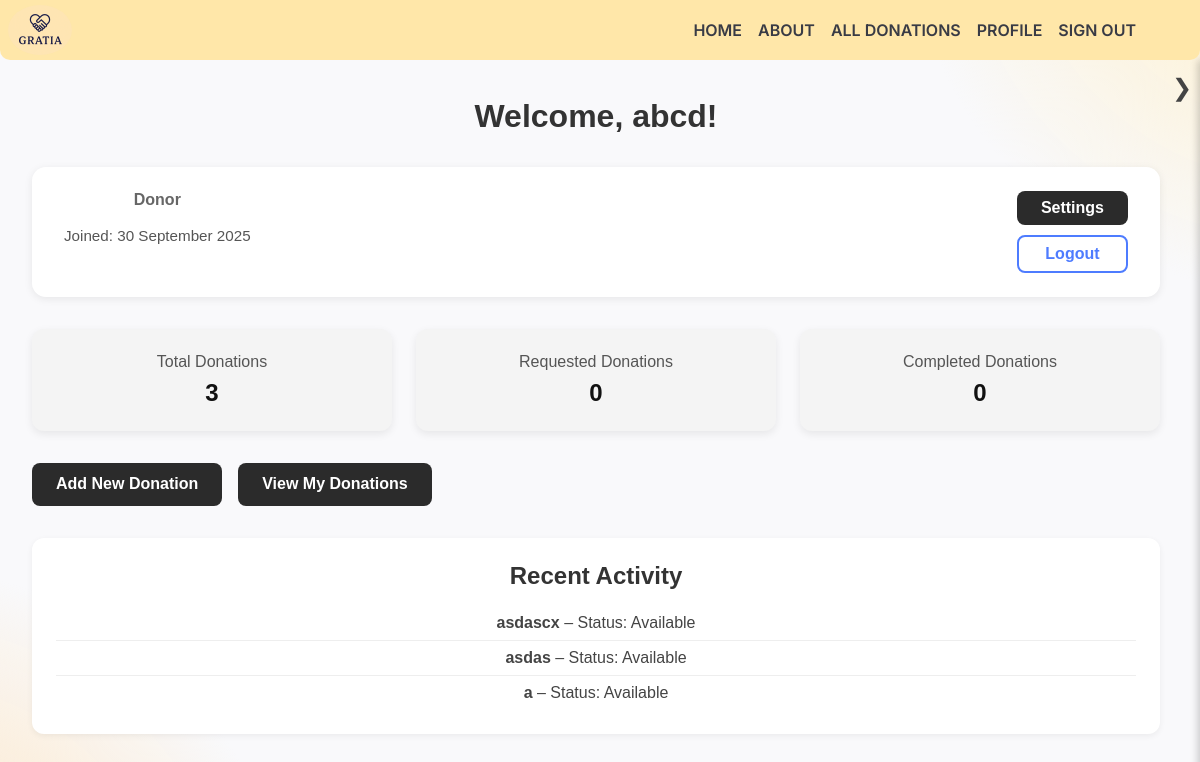
The page /dashboard (signed in) on the database as committed earlier.
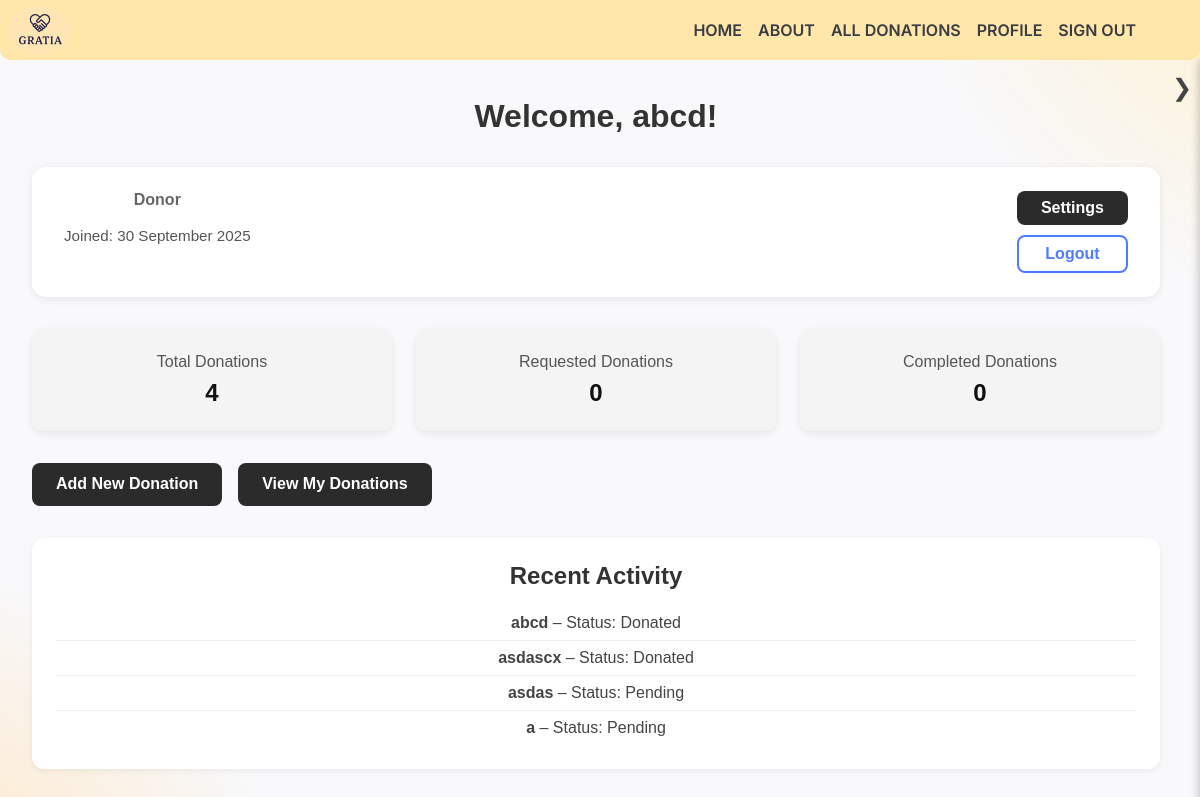
The same page on the database as committed later.
### tables this page shows
CREATE TABLE "Donations" (
    donation_id INTEGER PRIMARY KEY AUTOINCREMENT,
    donor_id TEXT,
    items TEXT,
    category TEXT,
    status TEXT DEFAULT 'Available',
    "date_donated" DATETIME DEFAULT CURRENT_TIMESTAMP, Image_URL TEXT, recipient_id TEXT, claimed_by TEXT DEFAULT NULL, review TEXT,
    FOREIGN KEY (donor_id) REFERENCES Users(user_id)
);

### main.py (the view, shortened to what this page needs)
@app.route("/dashboard")
@login_required
def dashboard():
    db = get_db()
    user = current_user()
    if user.role == "Donor":
        stats = db.execute(
            """
            SELECT
                COUNT(*) AS total_donations,
                SUM(CASE WHEN status = 'Requested' THEN 1 ELSE 0 END) AS requested_donations,
                SUM(CASE WHEN status = 'Completed' THEN 1 ELSE 0 END) AS Completed_donations
            FROM Donations
            WHERE donor_id = ?
            """,
            (user.user_id,),
        ).fetchone()
        recent = db.execute(
            """
            SELECT items, COALESCE(status, 'Available') AS status
            FROM Donations
            WHERE donor_id = ?
            ORDER BY donation_id DESC
            LIMIT 5
            """,
            (user.user_id,),
        ).fetchall()
    creation_str = ""
    try:
        dt = datetime.strptime(user.creation_date.strip(), "%d/%m/%y %H:%M:%S")
        creation_str = dt.strftime("%d %B %Y")
    except Exception:
        creation_str = user.creation_date if hasattr(user, "creation_date") else ""
    avg_row = db.execute(
        "SELECT AVG(rating) AS avg FROM Ratings WHERE rated_id=?", (user.user_id,)
    ).fetchone()
    avg_rating = (
        round(avg_row["avg"], 1) if avg_row and avg_row["avg"] is not None else 0
    )
    return render_template(
        "partials/dashboard.html",
        user=user,
        stats=stats,
        recent=recent,
        creation_str=creation_str,
        avg_rating=avg_rating,
    )

### main.py (called while the page is built)
def get_db():
    db = getattr(g, "_database", None)
    if db is None:
        db = g._database = sqlite3.connect(DATABASE)
        db.row_factory = sqlite3.Row
    return db

@app.teardown_appcontext
def close_connection(exception):
    db = getattr(g, "_database", None)
    if db:
        db.close()

def current_user():
    if "user_id" in session:
        db = get_db()
        row = db.execute(
            "SELECT * FROM Users WHERE user_id=?", (session["user_id"],)
        ).fetchone()
        if row:
            return User(row)
    return None

def login_required(f):
    @wraps(f)
    def decorated_function(*args, **kwargs):
        if "user_id" not in session:
            flash("Please sign in first.", "warning")
            return redirect(url_for("signin_page"))
        return f(*args, **kwargs)
    return decorated_function

### templates/partials/dashboard.html (shortened to what this page needs)
{% extends "layout.html" %}
{% block content %}
<div class="scroll-container">
  <div id="swup" class="transition-fade">
    <main class="dashboard">
      <h1>Welcome, {{ user.name }}!</h1>
      <div class="profile-overview">
        <div class="profile-info">
          <p class="role">{{ user.role }}</p>
          <br>
          <p class="joined">Joined: {{ creation_str }}</p>
        </div>
        <div class="profile-actions">
          <a href="{{ url_for('settings') }}" class="btn">Settings</a>
          <a href="{{ url_for('signout') }}" class="btn btn-outline">Logout</a>
        </div>
      </div>
      <div class="dashboard-stats">
        {% if user.role == "Donor" %}
          <div class="stat-card">
            <h3>Total Donations</h3>
            <p>{{ stats.total_donations }}</p>
          </div>
          <div class="stat-card">
            <h3>Requested Donations</h3>
            <p>{{ stats.requested_donations }}</p>
          </div>
          <div class="stat-card">
            <h3>Completed Donations</h3>
            <p>{{ stats.completed_donations }}</p>
          </div>
        {% endif %}
      </div>
      <div class="dashboard-actions">
        {% if user.role == "Donor" %}
          <a href="{{ url_for('add') }}" class="btn">Add New Donation</a>
          <a href="{{ url_for('my_donations') }}" class="btn">View My Donations</a>
        {% else %}
          <a href="{{ url_for('find_matches') }}" class="btn">Find Donations</a>
          <a href="{{ url_for('my_requests') }}" class="btn">View My Requests</a>
        {% endif %}
      </div>
      <div class="dashboard-recent">
        <h2>Recent Activity</h2>
        {% if recent %}
          <ul>
            {% for item in recent %}
              <li>
                <strong>{{ item.items }}</strong> – Status: {{ item.status }}
              </li>
            {% endfor %}
          </ul>
        {% else %}
          <p>No recent activity.</p>
        {% endif %}
      </div>
    </main>
    <br>
  </div>
</div>
{% endblock %}

Rows that differ between the two databases and show on the page:
added Donations: items "abcd", status "Donated"
changed Donations "asdascx": status "Available" → "Donated"
changed Donations "asdas": status "Available" → "Pending"
changed Donations (number 4 of 4 on the later page): status "Available" → "Pending"
Other text that changed with them:
{{ stats.total_donations }}: "3" → "4"
